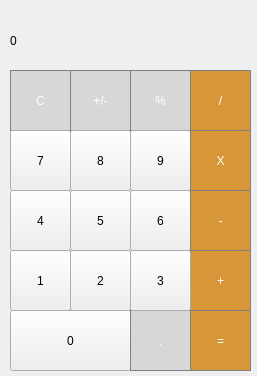
<?xml version="1.0" encoding="UTF-8"?>
<ui version="4.0">
 <class>MainWindow</class>
 <widget class="QMainWindow" name="MainWindow">
  <property name="geometry">
   <rect>
    <x>0</x>
    <y>0</y>
    <width>257</width>
    <height>376</height>
   </rect>
  </property>
  <property name="windowTitle">
   <string>MainWindow</string>
  </property>
  <widget class="QWidget" name="centralWidget">
   <widget class="QLabel" name="label">
    <property name="geometry">
     <rect>
      <x>10</x>
      <y>10</y>
      <width>241</width>
      <height>61</height>
     </rect>
    </property>
    <property name="styleSheet">
     <string notr="true">QLabel {
	qproperty-alignment: 'AlignVCenter | AlignRight';
	border: 1px solid gray;
}

back-ground : white;</string>
    </property>
    <property name="text">
     <string>0</string>
    </property>
   </widget>
   <widget class="QPushButton" name="pushButton_clear">
    <property name="geometry">
     <rect>
      <x>10</x>
      <y>70</y>
      <width>61</width>
      <height>61</height>
     </rect>
    </property>
    <property name="styleSheet">
     <string notr="true">QPushButton {
	
	background-color: rgb(215,215,215);
	color: white;
 	border: 1px solid gray;
}
QPushButton:pressed {
 	background-color: qlineargradient(x1: 0,y1: 0, x2: 0,y2:1,
					stop: 0 #FF7832, stop: 1 #FF9739);
}</string>
    </property>
    <property name="text">
     <string>C</string>
    </property>
   </widget>
   <widget class="QPushButton" name="pushButton_plusMinus">
    <property name="geometry">
     <rect>
      <x>70</x>
      <y>70</y>
      <width>61</width>
      <height>61</height>
     </rect>
    </property>
    <property name="styleSheet">
     <string notr="true">QPushButton {
	
	background-color: rgb(215,215,215);
	color: white;
 	border: 1px solid gray;
}
QPushButton:pressed {
 	background-color: qlineargradient(x1: 0,y1: 0, x2: 0,y2:1,
					stop: 0 #FF7832, stop: 1 #FF9739);
}</string>
    </property>
    <property name="text">
     <string>+/-</string>
    </property>
   </widget>
   <widget class="QPushButton" name="pushButton_percent">
    <property name="geometry">
     <rect>
      <x>130</x>
      <y>70</y>
      <width>61</width>
      <height>61</height>
     </rect>
    </property>
    <property name="styleSheet">
     <string notr="true">QPushButton {
	
	background-color: rgb(215,215,215);
	color: white;
 	border: 1px solid gray;
}
QPushButton:pressed {
 	background-color: qlineargradient(x1: 0,y1: 0, x2: 0,y2:1,
					stop: 0 #FF7832, stop: 1 #FF9739);
}</string>
    </property>
    <property name="text">
     <string>%</string>
    </property>
   </widget>
   <widget class="QPushButton" name="pushButton_divide">
    <property name="geometry">
     <rect>
      <x>190</x>
      <y>70</y>
      <width>61</width>
      <height>61</height>
     </rect>
    </property>
    <property name="styleSheet">
     <string notr="true">QPushButton {
	
	background-color: rgb(215,151,57);
	color: white;
 	border: 1px solid gray;
}
QPushButton:pressed {
 	background-color: qlineargradient(x1: 0,y1: 0, x2: 0,y2:1,
					stop: 0 #FF7832, stop: 1 #FF9739);
}</string>
    </property>
    <property name="text">
     <string>/</string>
    </property>
   </widget>
   <widget class="QPushButton" name="pushButton_5">
    <property name="geometry">
     <rect>
      <x>70</x>
      <y>190</y>
      <width>61</width>
      <height>61</height>
     </rect>
    </property>
    <property name="styleSheet">
     <string notr="true">QPushButton:pressed {
 	background-color: qlineargradient(x1: 0,y1: 0, x2: 0,y2:1,
					stop: 0 #dadbde, stop: 1 #f6f7fa);
}
</string>
    </property>
    <property name="text">
     <string>5</string>
    </property>
   </widget>
   <widget class="QPushButton" name="pushButton_6">
    <property name="geometry">
     <rect>
      <x>130</x>
      <y>190</y>
      <width>61</width>
      <height>61</height>
     </rect>
    </property>
    <property name="styleSheet">
     <string notr="true">QPushButton:pressed {
 	background-color: qlineargradient(x1: 0,y1: 0, x2: 0,y2:1,
					stop: 0 #dadbde, stop: 1 #f6f7fa);
}
</string>
    </property>
    <property name="text">
     <string>6</string>
    </property>
   </widget>
   <widget class="QPushButton" name="pushButton_4">
    <property name="geometry">
     <rect>
      <x>10</x>
      <y>190</y>
      <width>61</width>
      <height>61</height>
     </rect>
    </property>
    <property name="styleSheet">
     <string notr="true">QPushButton:pressed {
 	background-color: qlineargradient(x1: 0,y1: 0, x2: 0,y2:1,
					stop: 0 #dadbde, stop: 1 #f6f7fa);
}
</string>
    </property>
    <property name="text">
     <string>4</string>
    </property>
   </widget>
   <widget class="QPushButton" name="pushButton_minus">
    <property name="geometry">
     <rect>
      <x>190</x>
      <y>190</y>
      <width>61</width>
      <height>61</height>
     </rect>
    </property>
    <property name="styleSheet">
     <string notr="true">QPushButton {
	
	background-color: rgb(215,151,57);
	color: white;
 	border: 1px solid gray;
}
QPushButton:pressed {
 	background-color: qlineargradient(x1: 0,y1: 0, x2: 0,y2:1,
					stop: 0 #FF7832, stop: 1 #FF9739);
}</string>
    </property>
    <property name="text">
     <string>-</string>
    </property>
   </widget>
   <widget class="QPushButton" name="pushButton_9">
    <property name="geometry">
     <rect>
      <x>130</x>
      <y>130</y>
      <width>61</width>
      <height>61</height>
     </rect>
    </property>
    <property name="styleSheet">
     <string notr="true">QPushButton:pressed {
 	background-color: qlineargradient(x1: 0,y1: 0, x2: 0,y2:1,
					stop: 0 #dadbde, stop: 1 #f6f7fa);
}
</string>
    </property>
    <property name="text">
     <string>9</string>
    </property>
   </widget>
   <widget class="QPushButton" name="pushButton_multiply">
    <property name="geometry">
     <rect>
      <x>190</x>
      <y>130</y>
      <width>61</width>
      <height>61</height>
     </rect>
    </property>
    <property name="styleSheet">
     <string notr="true">QPushButton {
	
	background-color: rgb(215,151,57);
	color: white;
 	border: 1px solid gray;
}
QPushButton:pressed {
 	background-color: qlineargradient(x1: 0,y1: 0, x2: 0,y2:1,
					stop: 0 #FF7832, stop: 1 #FF9739);
}</string>
    </property>
    <property name="text">
     <string>X</string>
    </property>
   </widget>
   <widget class="QPushButton" name="pushButton_0">
    <property name="geometry">
     <rect>
      <x>10</x>
      <y>310</y>
      <width>121</width>
      <height>61</height>
     </rect>
    </property>
    <property name="styleSheet">
     <string notr="true">QPushButton:pressed {
 	background-color: qlineargradient(x1: 0,y1: 0, x2: 0,y2:1,
					stop: 0 #dadbde, stop: 1 #f6f7fa);
}
</string>
    </property>
    <property name="text">
     <string>0</string>
    </property>
   </widget>
   <widget class="QPushButton" name="pushButton_decimal">
    <property name="geometry">
     <rect>
      <x>130</x>
      <y>310</y>
      <width>61</width>
      <height>61</height>
     </rect>
    </property>
    <property name="styleSheet">
     <string notr="true">QPushButton {
	
	background-color: rgb(215,215,215);
	color: white;
 	border: 1px solid gray;
}
QPushButton:pressed {
 	background-color: qlineargradient(x1: 0,y1: 0, x2: 0,y2:1,
					stop: 0 #FF7832, stop: 1 #FF9739);
}</string>
    </property>
    <property name="text">
     <string>.</string>
    </property>
   </widget>
   <widget class="QPushButton" name="pushButton_equals">
    <property name="geometry">
     <rect>
      <x>190</x>
      <y>310</y>
      <width>61</width>
      <height>61</height>
     </rect>
    </property>
    <property name="styleSheet">
     <string notr="true">QPushButton {
	
	background-color: rgb(215,151,57);
	color: white;
 	border: 1px solid gray;
}
QPushButton:pressed {
 	background-color: qlineargradient(x1: 0,y1: 0, x2: 0,y2:1,
					stop: 0 #FF7832, stop: 1 #FF9739);
}</string>
    </property>
    <property name="text">
     <string>=</string>
    </property>
   </widget>
   <widget class="QPushButton" name="pushButton_plus">
    <property name="geometry">
     <rect>
      <x>190</x>
      <y>250</y>
      <width>61</width>
      <height>61</height>
     </rect>
    </property>
    <property name="styleSheet">
     <string notr="true">QPushButton {
	
	background-color: rgb(215,151,57);
	color: white;
 	border: 1px solid gray;
}
QPushButton:pressed {
 	background-color: qlineargradient(x1: 0,y1: 0, x2: 0,y2:1,
					stop: 0 #FF7832, stop: 1 #FF9739);
}</string>
    </property>
    <property name="text">
     <string>+</string>
    </property>
   </widget>
   <widget class="QPushButton" name="pushButton_2">
    <property name="geometry">
     <rect>
      <x>70</x>
      <y>250</y>
      <width>61</width>
      <height>61</height>
     </rect>
    </property>
    <property name="styleSheet">
     <string notr="true">QPushButton:pressed {
 	background-color: qlineargradient(x1: 0,y1: 0, x2: 0,y2:1,
					stop: 0 #dadbde, stop: 1 #f6f7fa);
}
</string>
    </property>
    <property name="text">
     <string>2</string>
    </property>
   </widget>
   <widget class="QPushButton" name="pushButton_1">
    <property name="geometry">
     <rect>
      <x>10</x>
      <y>250</y>
      <width>61</width>
      <height>61</height>
     </rect>
    </property>
    <property name="styleSheet">
     <string notr="true">QPushButton:pressed {
 	background-color: qlineargradient(x1: 0,y1: 0, x2: 0,y2:1,
					stop: 0 #dadbde, stop: 1 #f6f7fa);
}
</string>
    </property>
    <property name="text">
     <string>1</string>
    </property>
   </widget>
   <widget class="QPushButton" name="pushButton_3">
    <property name="geometry">
     <rect>
      <x>130</x>
      <y>250</y>
      <width>61</width>
      <height>61</height>
     </rect>
    </property>
    <property name="styleSheet">
     <string notr="true">QPushButton:pressed {
 	background-color: qlineargradient(x1: 0,y1: 0, x2: 0,y2:1,
					stop: 0 #dadbde, stop: 1 #f6f7fa);
}
</string>
    </property>
    <property name="text">
     <string>3</string>
    </property>
   </widget>
   <widget class="QPushButton" name="pushButton_8">
    <property name="geometry">
     <rect>
      <x>70</x>
      <y>130</y>
      <width>61</width>
      <height>61</height>
     </rect>
    </property>
    <property name="styleSheet">
     <string notr="true">QPushButton:pressed {
 	background-color: qlineargradient(x1: 0,y1: 0, x2: 0,y2:1,
					stop: 0 #dadbde, stop: 1 #f6f7fa);
}
</string>
    </property>
    <property name="text">
     <string>8</string>
    </property>
   </widget>
   <widget class="QPushButton" name="pushButton_7">
    <property name="geometry">
     <rect>
      <x>10</x>
      <y>130</y>
      <width>61</width>
      <height>61</height>
     </rect>
    </property>
    <property name="styleSheet">
     <string notr="true">QPushButton:pressed {
 	background-color: qlineargradient(x1: 0,y1: 0, x2: 0,y2:1,
					stop: 0 #dadbde, stop: 1 #f6f7fa);
}
</string>
    </property>
    <property name="text">
     <string>7</string>
    </property>
   </widget>
  </widget>
 </widget>
 <layoutdefault spacing="6" margin="11"/>
 <resources/>
 <connections/>
</ui>
